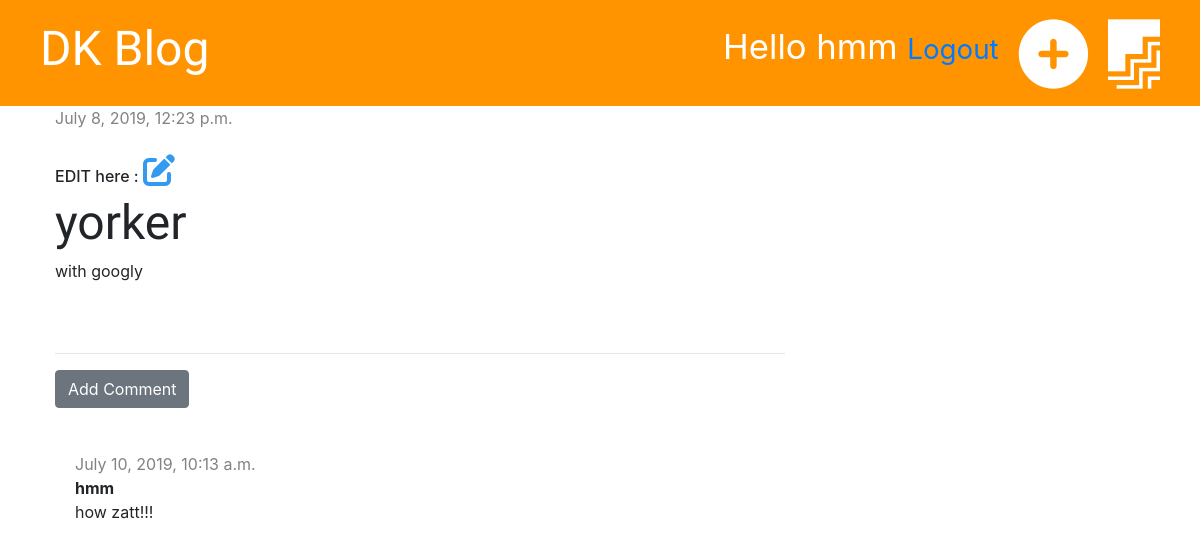
/post/9/ (signed in), run on the app's committed database.
### blog/models.py (models this page shows, shortened)
class Post(models.Model):
    author = models.ForeignKey('auth.User' , on_delete=models.CASCADE)
    title = models.CharField(max_length=200)
    text = models.TextField()
    created_date = models.DateTimeField(default=timezone.now)
    published_date = models.DateTimeField(blank=True, null=True)

class Comment(models.Model):
    post = models.ForeignKey('blog.Post', on_delete=models.CASCADE, related_name='comments')
    author = models.CharField(max_length=200)
    text = models.TextField()
    created_date = models.DateTimeField(default=timezone.now)
    approved = models.BooleanField(default=False)

### blog/views.py (the view)
# urls.py: path('post/<int:pk>/', views.post_detail, name='post_detail'),
def post_detail(request,pk):
    post = get_object_or_404(Post,pk=pk)
    stuff_for_frontend = {'post':post}
    return render(request, 'blog/post_detail.html', stuff_for_frontend)

### blog/templates/blog/post_detail.html (shortened to what this page needs)
{% extends 'blog/base.html'%}
{% block content%}
    <div class="post">
        {% if post.published_date %}
                <div class="date">
                    {{post.published_date}}
                </div>
        {% else %}
                <a href="{% url 'post_publish' pk=post.pk %}" class="btn btn-primary">Publish</a>
        {% endif %}
        <br>
        {% if user.is_authenticated %}
            <h6>EDIT here :  <a href="{% url 'post_edit' pk=post.pk %}"><i class="fas fa-edit fa-2x fa-spin" style="color: #339af0;"></i></a></h6>
        {% endif %}
        <h1>{{post.title}}</h1>
        <p>{{post.text|linebreaksbr }}</p>
    </div>
    <hr>
    <a href="{% url 'add_comment_to_post' pk=post.pk %}" class="btn btn-secondary">Add Comment</a>
    <br>
    <br>
    {% for comment in post.comments.all %}
        {% if user.is_authenticated or comment.approved %}
            <div class="comment">
                <div class="date">
                    {{ comment.created_date }}
                </div>
                <strong>{{comment.author}}</strong>
                <P>{{comment.text}}</P>
            </div>
        {% endif %}
    {% empty %}
        <p>NO comments yet.....</p>
    {% endfor %}
{% endblock %}

### blog/templates/blog/base.html (shortened to what this page needs)
{% load staticfiles %}
<!DOCTYPE html>
<html lang="en">
<head>
    <link href="https://stackpath.bootstrapcdn.com/bootstrap/4.3.1/css/bootstrap.min.css" rel="stylesheet">
    <link rel="stylesheet" href="{% static 'css/blog.css'%}">
</head>
<body>
<div class="page-header">
    {% if user.is_authenticated %}
        <a href="{% url 'post_draft_list' %}" class="top-menu"><i class="fab fa-firstdraft fa-2x" ></i></a>
        <a href="{% url 'post_new' %}" class="top-menu"><i class="fas fa-plus-circle fa-2x" style="color: white;"></i></a>
        <p class="top-menu">Hello {{user.username}} <small><a href="{% url 'logout' %}">Logout</a></small></p>
    {% else %}
        <a href="{% url 'login' %}" class="top-menu"><i class="fab fa-invision fa-2x"></i></a>
    {% endif %}
    <h1><a href="/">DK Blog</a></h1>
</div>
<div class="content container">
    <div class="row">
        <div class="col-md-8">
            {% block content %}
            {% endblock %}
        </div>
    </div>
</div>
</body>
</html>

### blog/static/css/blog.css (style rules this page uses)
.page-header { background-color: #ff9400; margin-top: 0; padding: 20px 20px 20px 40px; }
.page-header h1 a { color: white; font-size:36pt; text-decoration:none; }
h1,h2,h3,h4 { font-family: 'Tangerine', 'Inconsolata', 'Droid Sans', serif; font-size:48px; }
.content { margin-left:40px; }
.date { color: #828282; }
.post { margin-bottom: 70px; }
.top-menu { color: #ffffff; float: right; font-size: 26pt; margin-right: 20px; }
.comment { margin: 20px 0px 20px 20px; }

### data on the page
Post: published_date "July 8, 2019, 12:23 p.m.", title "yorker", text "with googly"
Comment: created_date "July 10, 2019, 10:13 a.m.", author "hmm", text "how zatt!!!"

### other printed values
{{ user.username }} "hmm"
